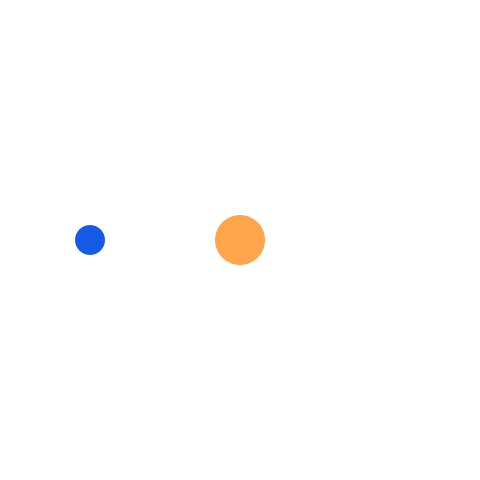
Frame 1 (no input)
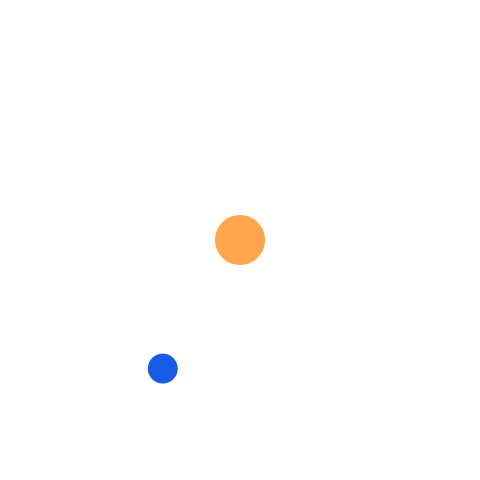
Frame 60 (the mouse pressed at the canvas centre just before this capture)
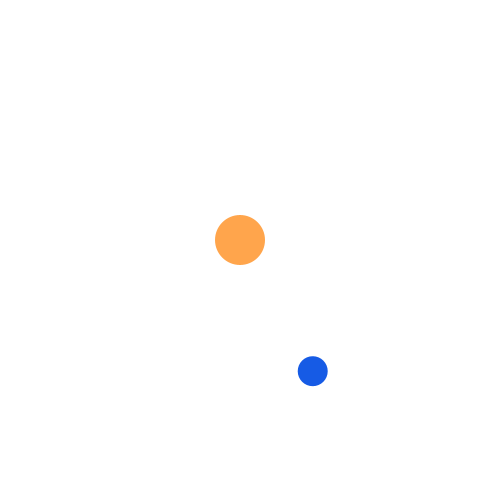
Frame 120 (the mouse held since frame 60 and released just before this capture)

The Processing sketch that drew these frames (run headless with seeded random() and noise(); from frame 60 on, the mouse is pressed at the canvas centre):

// Processing sketch: sunAndEarth
// ── sunAndEarth.pde
Sun theSun;

void setup(){
  size(480, 480);
  noStroke();
  colorMode(HSB, 360, 100, 100);
  theSun = new Sun(50, width / 2, height / 2);
}

void draw(){
  background(0, 0, 100);
  theSun.drawFigure();
}

class Sun{
  float d;
  float x;
  float y;  
  Earth theEarth;
  Sun(float d, float x, float y) {
    this.d = d;
    this.x = x;
    this.y = y;
    theEarth = new Earth(0.6 * d, 150, x, y);    // 直径および回転の半径と中心の位置を与える
  }
  void drawFigure(){
    theEarth.drawFigure();
    fill(30, 70, 100);
    ellipse(x, y, d, d);
  }
}

class Earth{
  float d;
  float r;
  float centerX;
  float centerY;
  float x;
  float y;
  float theta;
  Earth(float d, float r, float centerX, float centerY){
    this.d = d;
    this.r = r;
    this.centerX = centerX;
    this.centerY = centerY;
  }
  void drawFigure(){
    float rad = radians(theta);
    x = centerX + r * -cos(rad);
    y = centerY + r * sin(rad);
    theta++;
    fill(220, 90, 90);
    ellipse(x, y, d, d);
  }
}
